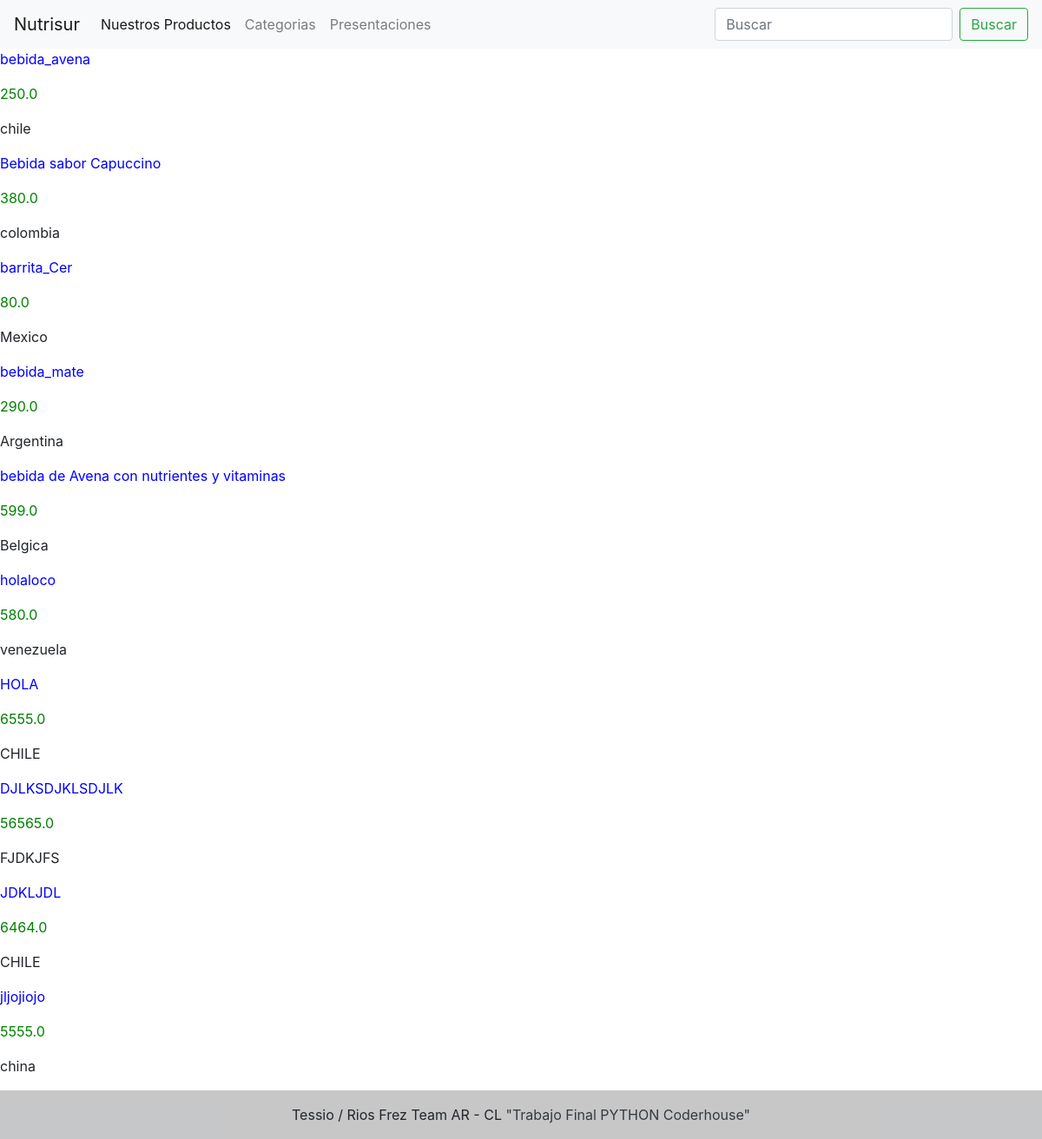
/Healthdrink/, run on an earlier commit of the app's database.
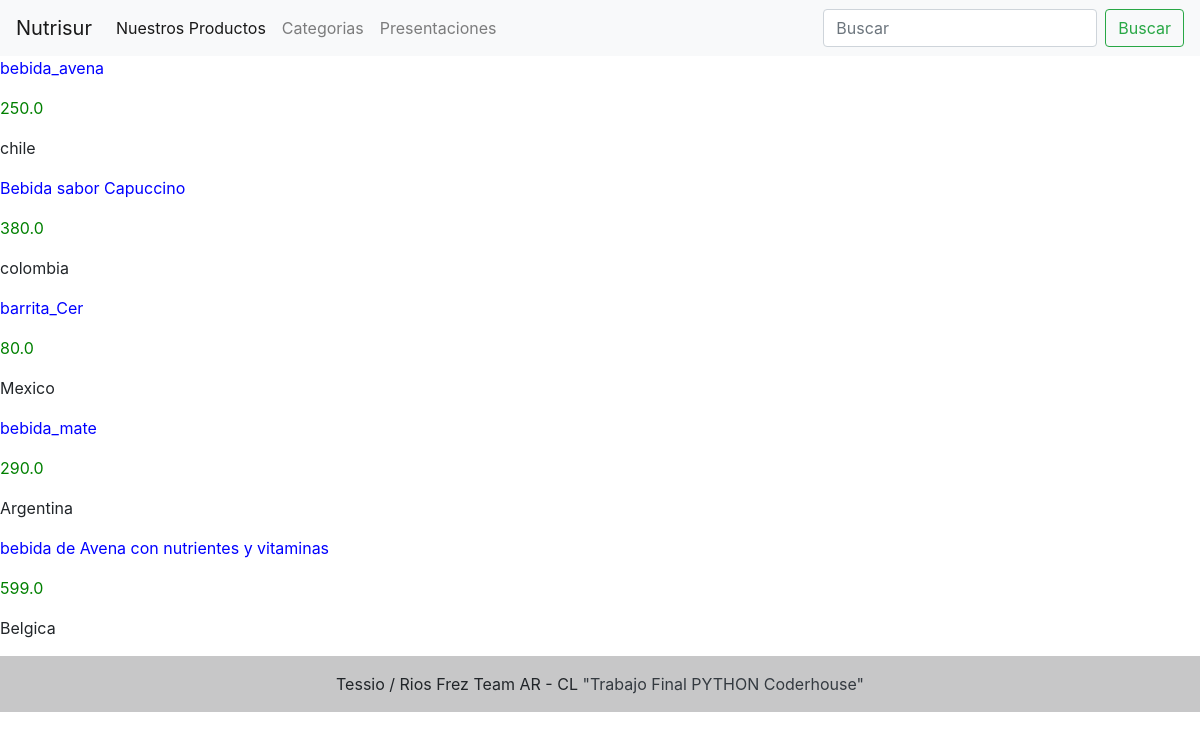
And on a later commit of the database.
### nutrisur/models.py (models this page shows)
class Healthdrink(models.Model):
    name = models.CharField(max_length=40)
    description = models.CharField(max_length=500,null=True,blank=True)
    price = models.FloatField()
    country = models.CharField(max_length=40)

### nutrisur/views.py (the view)
# urls.py: path('Healthdrink/', productos, name ='Healthdrink'),
def productos(request):
    consulta= Healthdrink.objects.all()
    context = {'Healthdrink': consulta}
    return render (request,"healthdrink.html", context = context)

### templates/healthdrink.html (shortened to what this page needs)
{% extends 'base.html' %}
{% block contenido_que_cambia %}
{% for i in Healthdrink %}
    <p><a style ="color:blue">{{i.description}} </a><p>
        <p><a style ="color:green">{{i.price}} </a><p>
            <p><a>{{i.country}} </a><p>
{% endfor %}
{% endblock %}

### templates/base.html (shortened to what this page needs)
<!DOCTYPE html>
<html lang="en">
<head>
    <link rel="stylesheet" href="https://cdn.jsdelivr.net/npm/bootstrap@4.6.2/dist/css/bootstrap.min.css"
>
</head>
<body>
    <nav class="navbar navbar-expand-lg navbar-light bg-light">
        <a class="navbar-brand" href="#">Nutrisur</a>
        <div class="collapse navbar-collapse" id="navbarSupportedContent">
            <ul class="navbar-nav mr-auto">
                <li class="nav-item active">
                    <a class="nav-link" href="/Healthdrink/"> Nuestros Productos</a>
                </li>
                <li class="nav-item">
                    <a class="nav-link" href="/Category/"> Categorias </a>
                </li>
                <li class="nav-item">
                    <a class="nav-link" href="/Container/"> Presentaciones </a>
                </li>
            </ul>
            <form class="form-inline my-2 my-lg-0" action="search_any_products" method="GET">
                <input class="form-control mr-sm-2" type="search" placeholder="Buscar" aria-label="Buscar" name = 'search'>
                <button class="btn btn-outline-success my-2 my-sm-0" type="submit">Buscar</button>
            </form>
        </div>
    </nav>
    {% block contenido_que_cambia %}{% endblock %}
    <footer class="bg-light text-center text-lg-start">
        <div class="text-center p-3" style="background-color: rgba(0, 0, 0, 0.2);">
            Tessio / Rios Frez
            Team AR - CL
            <a class="text-dark" href="https://mdbootstrap.com/"> "Trabajo Final PYTHON Coderhouse"</a>
        </div>
    </footer>
</body>
</html>

What changed in the data, as far as the page shows it:
removed Healthdrink: description "holaloco", price "580.0", country "venezuela"
removed Healthdrink: description "HOLA", price "6555.0", country "CHILE"
removed Healthdrink: description "DJLKSDJKLSDJLK", price "56565.0", country "FJDKJFS"
removed Healthdrink: description "JDKLJDL", price "6464.0", country "CHILE"
removed Healthdrink: description "jljojiojo", price "5555.0", country "china"
